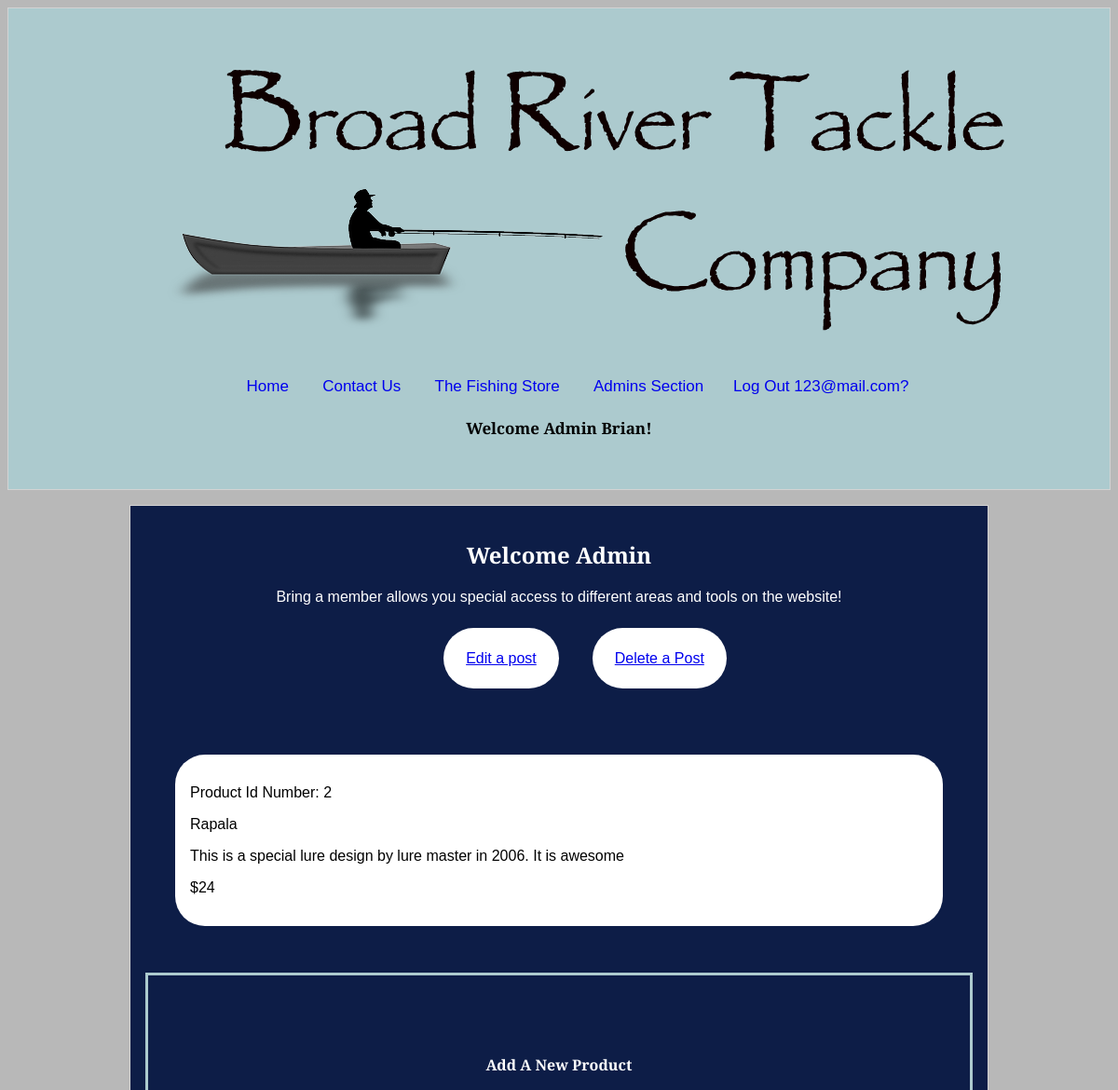
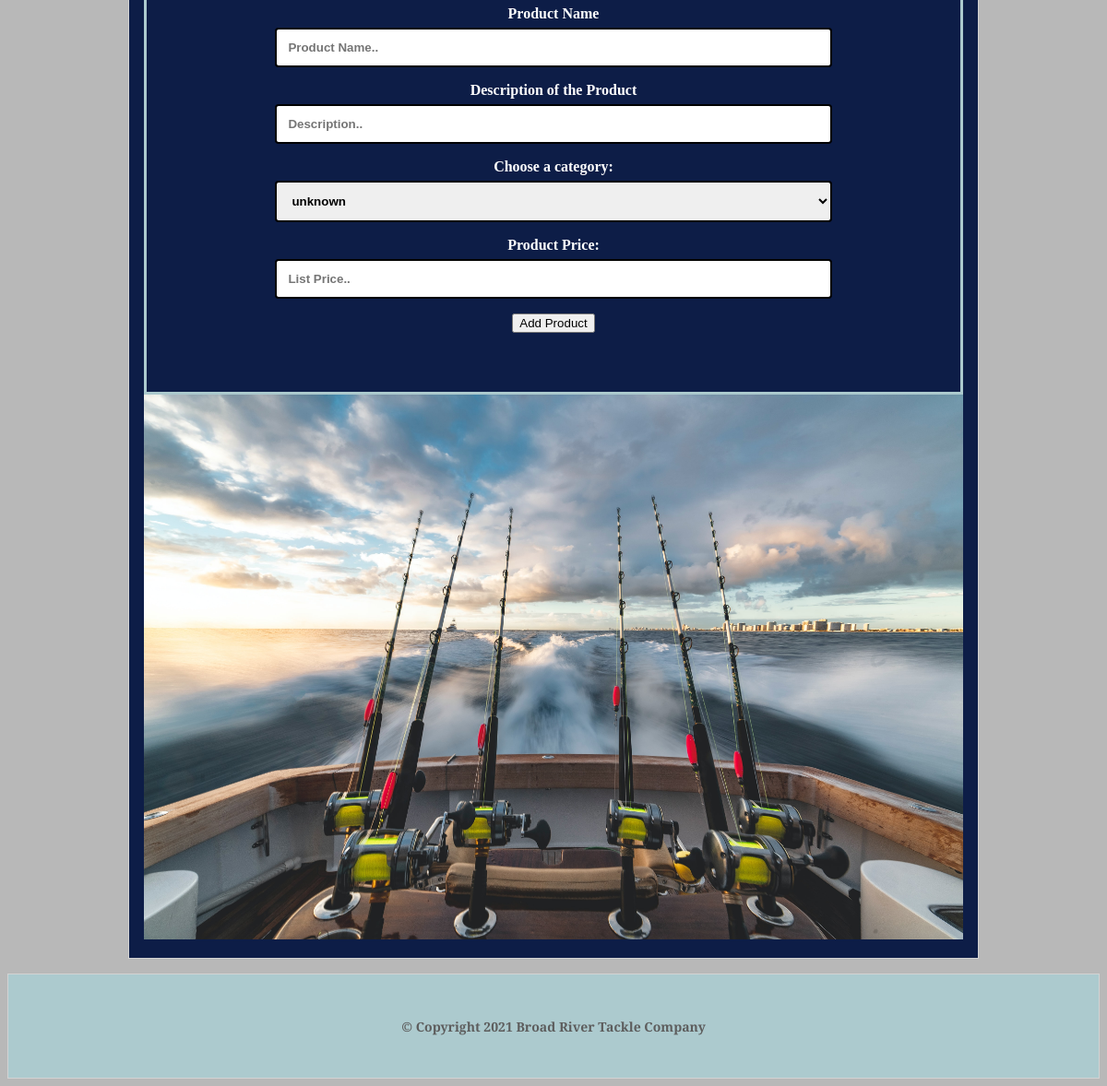
Screenshot of /admins.php (signed in) with the database file from the repository (2 pictures, top to bottom).
### tables this page shows
CREATE TABLE `user` (
  `userId` int(11) NOT NULL,
  `email` varchar(55) NOT NULL,
  `passwords` char(60) NOT NULL,
  `firstName` text NOT NULL,
  `lastName` text NOT NULL,
  `userLevel` varchar(1) NOT NULL DEFAULT 'u',
  `phone` varchar(14) DEFAULT NULL
);

CREATE TABLE `products` (
  `product_id` int(11) NOT NULL,
  `category_id` int(11) NOT NULL,
  `product_name` text NOT NULL,
  `descriptions` varchar(150) NOT NULL,
  `list_price` decimal(10,0) NOT NULL,
  `date_added` timestamp NOT NULL DEFAULT CURRENT_TIMESTAMP ON UPDATE CURRENT_TIMESTAMP,
  `userId` int(11) NOT NULL
);

### admins.php (the view, shortened to what this page needs)
<?php
include_once "header.php";
?>
<main>
  <h2>Welcome Admin</h2>
  <p id="center">Bring a member allows you special access to different areas and tools on the website!</p>
  <div id="updatePost">
    <ul>
      <li><a href="adminUpdate.php" id="update">Edit a post</a></li>
      <li><a href="adminDelete.php" id="update">Delete a Post</a><br></li>
    </ul>
  </div>
  <?php
  $userSql = "select userId FROM user where email = ?;";
  $stmt = mysqli_stmt_init($conn);
if (!mysqli_stmt_prepare($stmt, $userSql)) {
  echo "SQL Statement Failed";
} else {
  mysqli_stmt_bind_param($stmt, "s", $email);
  mysqli_stmt_execute($stmt);
  $resultSet = mysqli_stmt_get_result($stmt);
while($row = mysqli_fetch_assoc($resultSet)) {
    $userId = $row['userId'];
$productSql = "select * FROM products where userId = ?";
$stmt = mysqli_stmt_init($conn);
if (!mysqli_stmt_prepare($stmt, $productSql)) {
  echo "SQL Statement Failed";
} else {
  mysqli_stmt_bind_param($stmt, "s", $userId);
  mysqli_stmt_execute($stmt);
  $resultSet = mysqli_stmt_get_result($stmt);
while($row = mysqli_fetch_assoc($resultSet)) {
    echo "<div id='store'><p>Product Id Number: ". $row['product_id']. "</p><p>" . $row['product_name']. "</p><p>" . $row['descriptions']. "</p><p>$". $row['list_price']. " </p></div><br>";
            }
        }
    }
}
?>
  <div id="productForm">
    <h4>Add A New Product</h4>
    <form action="includes/members.inc.php" method="post">
      <label for="product">Product Name</label><br>
      <input type="text" name="product" id="product" placeholder="Product Name.."><br>
      <label for="description">Description of the Product</label><br>
      <input type="text" name="description" id="description" placeholder="Description.."><br>
      <label for="category">Choose a category:</label><br>
      <select for="category" name="category">
        <optgroup label="Category">
          <option value="1">unknown</option>
        </optgroup>
      </select><br>
      <label for="price">Product Price:</label><br>
      <input type="text" name="price" id="price" placeholder="List Price.."><br>
      <button type="submit" name="submit">Add Product</button>
  </div>
  <img src="assets/img/poles.jpeg" alt="Fishing Pole" class="responsive">
</main>
<?php
 include_once "footer.php";
?>

### header.php (shortened to what this page needs)
<?php
include_once "includes/dbh.inc.php";
 if(!isset($_SESSION["email"])) {
  $email = '';
  $userResult = '';
 } else {
  $email = $_SESSION["email"];
$sql = "select userLevel FROM user where email = '$email'";
$nameSql = "select firstName FROM user where email = '$email'";
  $result = mysqli_query($conn, $sql);
  $level = mysqli_fetch_assoc($result);
  $userResult = $level['userLevel'];
  $result = mysqli_query($conn, $nameSql);
  $name = mysqli_fetch_assoc($result);
  $fName = $name['firstName'];
}
?>
<!DOCTYPE html>
<html lang="en">
<head>
  <link rel="stylesheet" href="css/styles.css?v=<?php echo time(); ?>">
</head>
<body>
  <header>
    <img src="assets/img/logoFinal.png" alt="BRT-Logo" height="342" width="1000">
    <nav>
      <ul>
        <li><a href="index.php">Home</a></li>
        <li><a href="contact-us.php">Contact Us</a></li>
        <li><a href="store.php">The Fishing Store</a></li>
        <?php
            if(!isset($_SESSION["email"])) {
              echo "<li><a href='login.php'>Log In/Sign Up</a></li>";
            }else {
              if ($userResult == "u"){
            echo "<li><a href='members.php'>My Account</a></li>";
            echo "<li><a href='includes/logout.inc.php'>Log Out ". $email ."? </a></li>";
              } else {
            echo "<li><a href='admins.php'>Admins Section</a></li>";
            echo "<li><a href='includes/logout.inc.php'>Log Out ". $email ."? </a></li>";
              }
            }
            ?>
      </ul>
    </nav>
    <?php
  if($userResult == "u") {
           echo "<h4>Welcome User $fName!</h4>";
         }else if ($userResult == "a"){
          echo "<h4>Welcome Admin $fName!</h4>";
         } else {
            echo "<h4>Welcome Guest </h4>";
            }
?>
  </header>

### css/styles.css (style rules this page uses)
html { background-color: rgb(184, 184, 184); text-align: center; }
p, a { font-family: 'Merriweather Sans', sans-serif; }
h1, h2, h3, h4 { font-family: 'Libre Baskerville', serif; text-align: center; }
ul { font-family: 'PT Serif', serif; text-align: center; }
h1, h2, h3, p { color: #fff; }
li { display: inline; padding: 1rem; }
a, li { text-decoration: none; }
header { background-color: #accace; border: solid 1px #d3d3d3; font-size: calc(12px + (21 - 16) * (100vw - 320px) / (1200 - 320)); margin-bottom: 0; padding: 2rem; }
img { height: auto; max-width: 100%; }
main { background-color: rgb(13, 29, 71); border: solid 1px #d3d3d3; font-size: calc(12px + (20 - 16) * (100vw - 320px) / (1200 - 320)); margin: 1rem auto; padding: 1rem; width: 75%; }
input[type=text], select, textarea, input[type=password] { border: 2px solid #000; border-radius: 4px; box-sizing: border-box; font-weight: bold; margin-top: 6px; margin-bottom: 16px; padding: 12px; resize: vertical; width: 80%; }
label { font-weight: bold; margin: 2rem; }
.responsive { height: auto; max-width: 100%; }
#store { background-color: #fff; border-radius: 2rem; margin: 2rem; padding: 1rem; }
#center { text-align: center; }
#productForm { border: 3px solid #accace; text-align: center; padding: 4rem; color: #fff; }
#update { text-decoration: underline; background-color: #fff; padding: 1.5rem; border-radius: 3rem; }
#updatePost { padding: 1rem; height: 5rem; text-align: center; }
#store p { color: #000; text-align: left; }

### rows the page displays
user: firstName "Brian"
products: product_id "2", product_name "Rapala", descriptions "This is a special lure design by lure master in 2006. It is awesome", list_price "24"

### other values shown
$email "123@mail.com"
